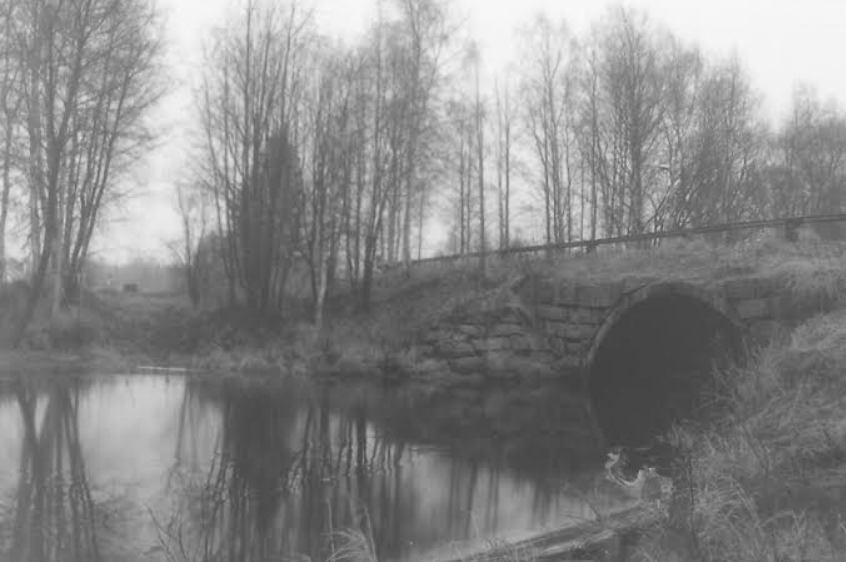
#> input picture Histogram equilization/histoequi.png, 846 x 562 px
$ python simple_thresh.py --image '../Histogram equilization/histoequi.png'
#> lines starting #> are read from the running program, lines starting #| are printed output that depends on the picture; after the words box and inside, x2 and y2 are one past the last pixel; in counts of white or black regions, pixels touching at a corner belong together
# import the necessary packages
import argparse
import cv2
# construct the argument parser and parse the arguments
ap = argparse.ArgumentParser()
ap.add_argument("-i", "--image", type=str, required=True,
	help="path to input image")
args = vars(ap.parse_args())

# load the image and display it
image = cv2.imread(args["image"])
#> image is the input picture: shape (562, 846, 3); min 62, max 250, mean 135.4
cv2.imshow("Image", image)
# convert the image to grayscale and blur it slightly
gray = cv2.cvtColor(image, cv2.COLOR_BGR2GRAY)
blurred = cv2.GaussianBlur(gray, (7, 7), 0)

# apply basic thresholding -- the first parameter is the image
# we want to threshold, the second value is is our threshold
# check; if a pixel value is greater than our threshold (in this
# case, 200), we set it to be *black, otherwise it is *white*
(T, threshInv) = cv2.threshold(blurred, 200, 255,
	cv2.THRESH_BINARY_INV)
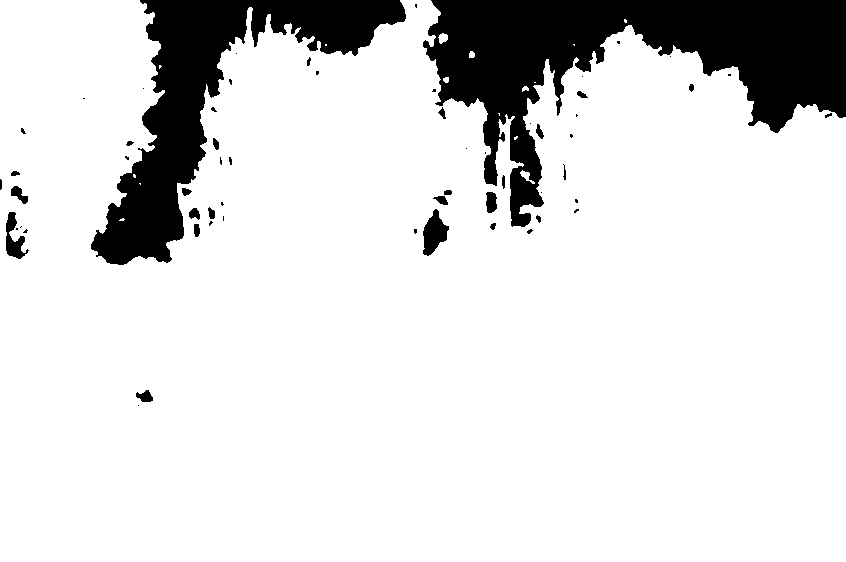
#> threshInv: shape (562, 846); 86.4% white; 60 black regions (33 under 20 px), largest, box (x1, y1, x2, y2) and area: (423, 0, 846, 227) 38022, (91, 0, 406, 265) 23939, (423, 209, 449, 256) 710
cv2.imshow("Threshold Binary Inverse", threshInv)

# using normal thresholding (rather than inverse thresholding)
(T, thresh) = cv2.threshold(blurred, 200, 255, cv2.THRESH_BINARY)
cv2.imshow("Threshold Binary", thresh)

# visualize only the masked regions in the image
masked = cv2.bitwise_and(image, image, mask=threshInv)
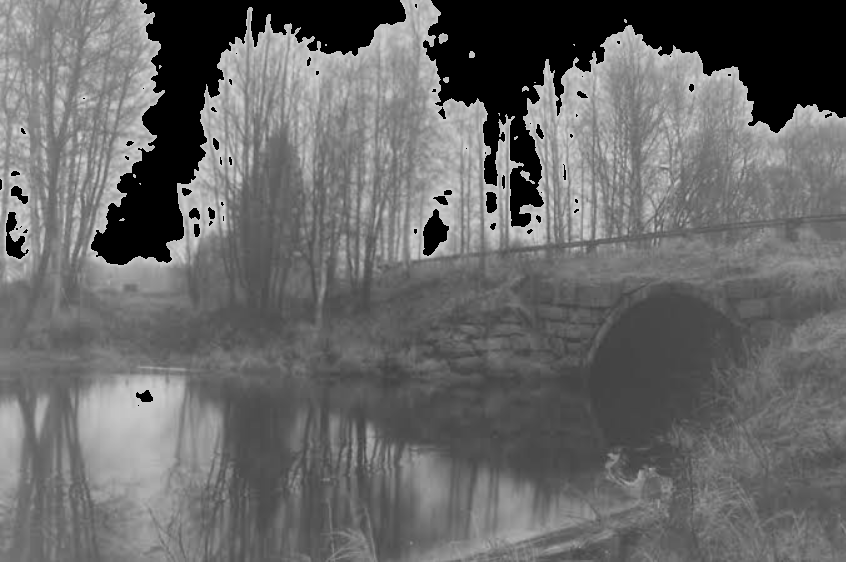
#> masked: shape (562, 846, 3); min 0, max 221, mean 104.3
cv2.imshow("Output", masked)
cv2.waitKey(0)
